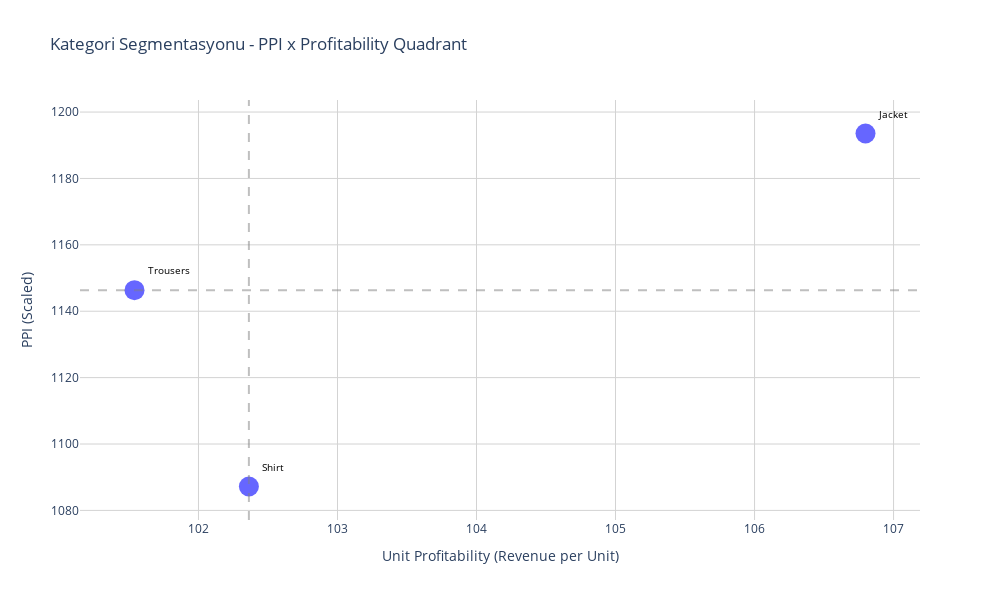

Notebook code for this chart:
### Code cell
import plotly.graph_objects as go

# Calculate category_metric
category_metric = category_profitability.merge(ppi_by_category, on='product_type', how='left')

# Calculate medians for categories
category_profit_median = category_metric['unit_profitability'].median()
category_ppi_median = category_metric['PPI_scaled'].median()

# İnteraktif scatter plot
fig = go.Figure()

# Hover text oluştur
hover_text = [f'Kategori: {row["product_type"]}<br>Unit Prof: {row["unit_profitability"]:.2f}<br>PPI: {row["PPI_scaled"]:.2f}'
              for i, row in category_metric.iterrows()]

fig.add_trace(go.Scatter(
    x=category_metric['unit_profitability'],
    y=category_metric['PPI_scaled'],
    mode='markers+text',
    marker=dict(size=20, opacity=0.6, color='blue'),
    text=category_metric['product_type'],
    textposition="top right",
    textfont=dict(size=10, color='black'),
    hovertext=hover_text,
    hovertemplate='%{hovertext}<extra></extra>',
    name='Kategoriler'
))

# Median çizgileri
fig.add_hline(y=category_ppi_median, line_dash="dash", line_color="gray", opacity=0.5)
fig.add_vline(x=category_profit_median, line_dash="dash", line_color="gray", opacity=0.5)

fig.update_layout(
    title="Kategori Segmentasyonu - PPI x Profitability Quadrant",
    xaxis_title="Unit Profitability (Revenue per Unit)",
    yaxis_title="PPI (Scaled)",
    width=1000,
    height=600,
    hovermode='closest',
    plot_bgcolor='white',
    xaxis=dict(showgrid=True, gridcolor='lightgray'),
    yaxis=dict(showgrid=True, gridcolor='lightgray')
)

fig.show()

### Figure 1 — Plotly figure (JSON) as saved in the notebook; plotly's stock layout.template omitted (floating-point values rounded to 4 significant figures)
{"data": [{"hovertemplate": "%{hovertext}<extra></extra>", "hovertext": ["Kategori: Jacket<br>Unit Prof: 106.80<br>PPI: 1193.54", "Kategori: Shirt<br>Unit Prof: 102.36<br>PPI: 1087.20", "Kategori: Trousers<br>Unit Prof: 101.54<br>PPI: 1146.34"], "marker": {"color": "blue", "opacity": 0.6, "size": 20}, "mode": "markers+text", "name": "Kategoriler", "text": ["Jacket", "Shirt", "Trousers"], "textfont": {"color": "black", "size": 10}, "textposition": "top right", "type": "scatter", "x": [106.8, 102.4, 101.5], "y": [1194.0, 1087.0, 1146.0]}], "layout": {"height": 600, "hovermode": "closest", "plot_bgcolor": "white", "shapes": [{"line": {"color": "gray", "dash": "dash"}, "opacity": 0.5, "type": "line", "x0": 0, "x1": 1, "xref": "x domain", "y0": 1146.0, "y1": 1146.0, "yref": "y"}, {"line": {"color": "gray", "dash": "dash"}, "opacity": 0.5, "type": "line", "x0": 102.4, "x1": 102.4, "xref": "x", "y0": 0, "y1": 1, "yref": "y domain"}], "title": {"text": "Kategori Segmentasyonu - PPI x Profitability Quadrant"}, "width": 1000, "xaxis": {"gridcolor": "lightgray", "showgrid": true, "title": {"text": "Unit Profitability (Revenue per Unit)"}}, "yaxis": {"gridcolor": "lightgray", "showgrid": true, "title": {"text": "PPI (Scaled)"}}}}
